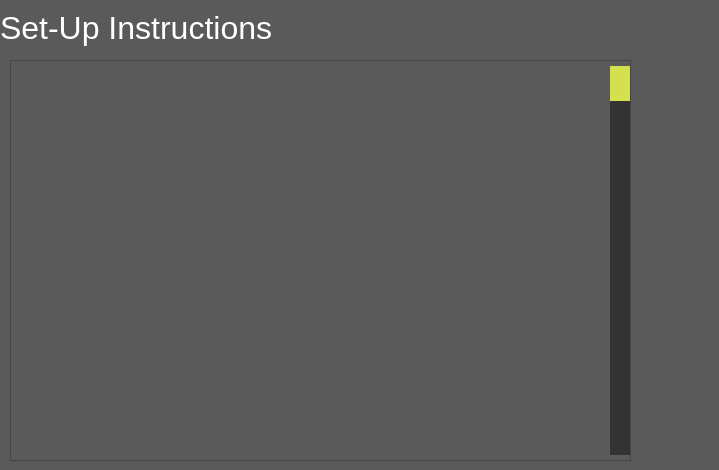
               <widget class="QWidget" name="page_about_audit">
                <property name="styleSheet">
                 <string notr="true">background:rgb(91,90,90);</string>
                </property>
                <widget class="QFrame" name="frame_about_audit">
                 <property name="geometry">
                  <rect>
                   <x>10</x>
                   <y>60</y>
                   <width>621</width>
                   <height>401</height>
                  </rect>
                 </property>
                 <property name="whatsThis">
                  <string/>
                 </property>
                 <property name="frameShape">
                  <enum>QFrame::StyledPanel</enum>
                 </property>
                 <property name="frameShadow">
                  <enum>QFrame::Raised</enum>
                 </property>
                 <layout class="QHBoxLayout" name="horizontalLayout_30">
                  <property name="spacing">
                   <number>0</number>
                  </property>
                  <property name="leftMargin">
                   <number>5</number>
                  </property>
                  <property name="topMargin">
                   <number>5</number>
                  </property>
                  <property name="rightMargin">
                   <number>0</number>
                  </property>
                  <property name="bottomMargin">
                   <number>5</number>
                  </property>
                  <item>
                   <widget class="QTextEdit" name="text_about_audit">
                    <property name="enabled">
                     <bool>true</bool>
                    </property>
                    <property name="font">
                     <font>
                      <family>Segoe UI</family>
                      <pointsize>10</pointsize>
                     </font>
                    </property>
                    <property name="styleSheet">
                     <string notr="true">color:rgb(255,255,255);</string>
                    </property>
                    <property name="frameShape">
                     <enum>QFrame::NoFrame</enum>
                    </property>
                    <property name="frameShadow">
                     <enum>QFrame::Plain</enum>
                    </property>
                    <property name="readOnly">
                     <bool>true</bool>
                    </property>
                    <property name="textInteractionFlags">
                     <set>Qt::TextBrowserInteraction</set>
                    </property>
                   </widget>
                  </item>
                  <item>
                   <widget class="QScrollBar" name="vsb_about_audit">
                    <property name="styleSheet">
                     <string notr="true">QScrollBar:vertical {
	background:rgb(51,51,51);
    width:20px;
    margin: 0px 0px 0px 0px;
}
QScrollBar::handle:vertical {
   background-color:rgb(213, 224, 78);
}
QScrollBar::add-page:vertical {
 	background:rgb(51,51,51);
}
QScrollBar::sub-page:vertical {
 	background:rgb(51,51,51);
}</string>
                    </property>
                    <property name="orientation">
                     <enum>Qt::Vertical</enum>
                    </property>
                   </widget>
                  </item>
                 </layout>
                </widget>
                <widget class="QLabel" name="lab_about_audit">
                 <property name="geometry">
                  <rect>
                   <x>0</x>
                   <y>0</y>
                   <width>710</width>
                   <height>55</height>
                  </rect>
                 </property>
                 <property name="minimumSize">
                  <size>
                   <width>0</width>
                   <height>55</height>
                  </size>
                 </property>
                 <property name="maximumSize">
                  <size>
                   <width>16777215</width>
                   <height>55</height>
                  </size>
                 </property>
                 <property name="font">
                  <font>
                   <family>Segoe UI</family>
                   <pointsize>24</pointsize>
                  </font>
                 </property>
                 <property name="styleSheet">
                  <string notr="true">color:rgb(255,255,255);</string>
                 </property>
                 <property name="text">
                  <string>Set-Up Instructions</string>
                 </property>
                </widget>
               </widget>
